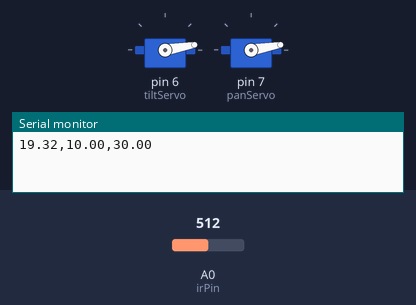
A sketch run on a simulated Arduino Uno, built with avr-gcc and run on an emulated ATmega328P. Parts: 2 × servo, the last lines printed to the serial monitor. The test bench sets the inputs (shaded band); at power-on: A0 (irPin) = 512.

Above: at 0.1 s.
At 19.6 s:
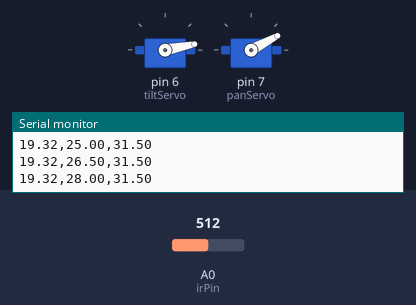
At 39.2 s:
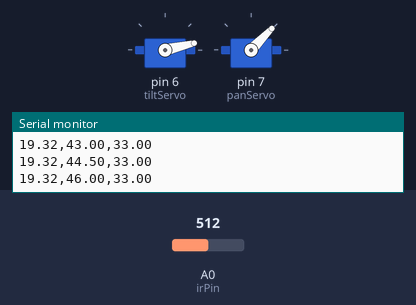
Timing chart, 0 to 40.0 s (numbered marks = the images above):
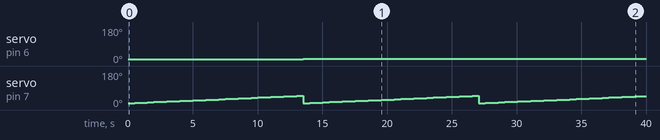

The sketch:

arduino_sensor_sweep.ino
```cpp
#include <Servo.h>

const int irPin =  A0;
const int maxPanAngle = 50;
const int maxTiltAngle = 50;
Servo panServo;
Servo tiltServo;

// setup function to initialize hardware and software
void setup()
{
  // start the serial port
  long baudRate = 9600;
  Serial.begin(baudRate);

  pinMode(irPin, INPUT);
  tiltServo.attach(6);
  panServo.attach(7);
}

void loop()
{
  float panInterval, tiltInterval;

  // loop: read voltage at each angle, then send it from the Arduino to the Matlab program
  for (tiltInterval = 10; tiltInterval <= maxTiltAngle; tiltInterval=tiltInterval + 1.5) {
    for (panInterval = 10; panInterval <= maxPanAngle; panInterval=panInterval + 1.5) {

      tiltServo.write(tiltInterval); //write tilt limit at 50
      panServo.write(panInterval);

      // get voltage reading from ir sensor
      float ir_voltage = analogRead(irPin);

    float distance = (ir_voltage - 658.41)/-7.5797; // convert voltage to distance with calibration

      // transmit one line of text to Matlab with 3 numeric values
      Serial.print(distance);     Serial.print(",");
      Serial.print(panInterval);     Serial.print(",");
      Serial.println(tiltInterval + 20);

      // delay after sending data so the serial connection is not over run
      delay(500);
    }
  }
}
```

Measured:
- by itself, servo on pin 6 (tiltServo): 10° → 11° at 13.5 s, → 13° 13.5 s later
- by itself, servo on pin 7 (panServo): ramps from 10° to 49° and jumps back, once every 13.5 s
